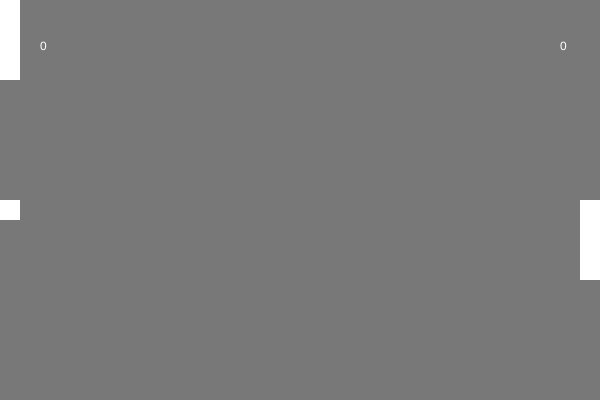
Frame 1 (no input)
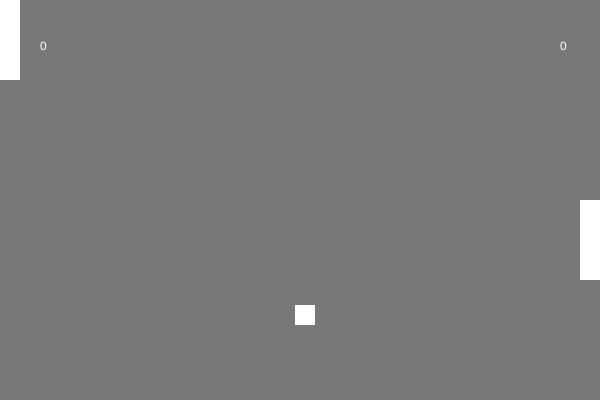
Frame 60 (no input)
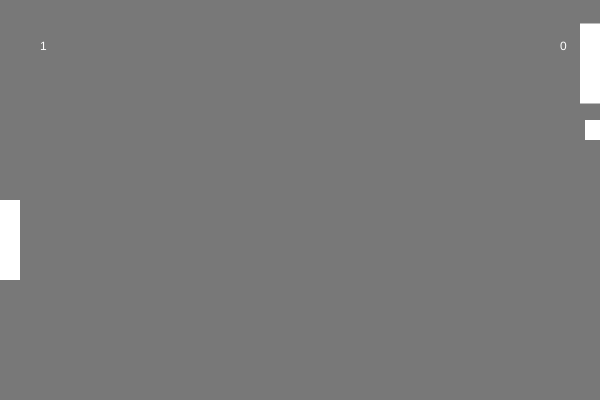
Frame 120 (the mouse pressed at the canvas centre since frame 60)

The p5.js sketch that drew these frames (run headless with seeded random() and noise() and a simulated clock; from frame 60 on, the mouse is pressed at the canvas centre):

// p5.js sketch
// ── sketch.js
var x = 0 ;
var y = 200;
var xspeed = 5;
var pco = 200
var yspeed = 5;
var score1 = 0;
var score2 = 0;
var yco = [100,200,300,150,250,350,125,225,325]
function setup() {
	createCanvas(600,400)


}

function draw() {
	background(120);
	fill(255);
	noStroke();
	rect(x,y,20,20);
		
x += xspeed;
y += yspeed;
	
fill(255);
text(score1, 40, 50);


fill(255);
text(score2, width-40, 50);
if (x == 0 || x == width-10){
		xspeed *= -1;
	}
if (y == -10 || y == 400){
	yspeed *= -1;
}
	

var msY = constrain(mouseY,0,height-80);
rect(0,msY,20,80)

if ((y<msY || y>msY+80)&& x == 0){
	y = random(yco);
	x = 0;
	score2 += 1;
	
}
	
// computer 


if (x>width/2){
	if (pco>y){
		pco -= 4.90;
	}
	else {
		pco += 4.90;
	}
} else {
	pco += 0;
}


fill(255);
noStroke();
rect(width-20,pco,20,80);	



if ((y<pco || y>pco+80)&& x == width-10){
	y = random(yco);
	x = width-10;
	score1 += 1;
}
		

		
if (score1 == 5){
	alert("player won");
	score1 = 0;
	score2 = 0;
}
else if(score2 == 5){
	alert("computer won");
	score1 = 0;
	score2 = 0;
}

}


// ── ok.html
<html>
  <head>
    <script src="https://cdnjs.cloudflare.com/ajax/libs/p5.js/0.5.6/p5.js"></script>
    <script src="sketch.js"></script>
  </head>
  <body>
  
  
  
  
  
  </body>
</html>
